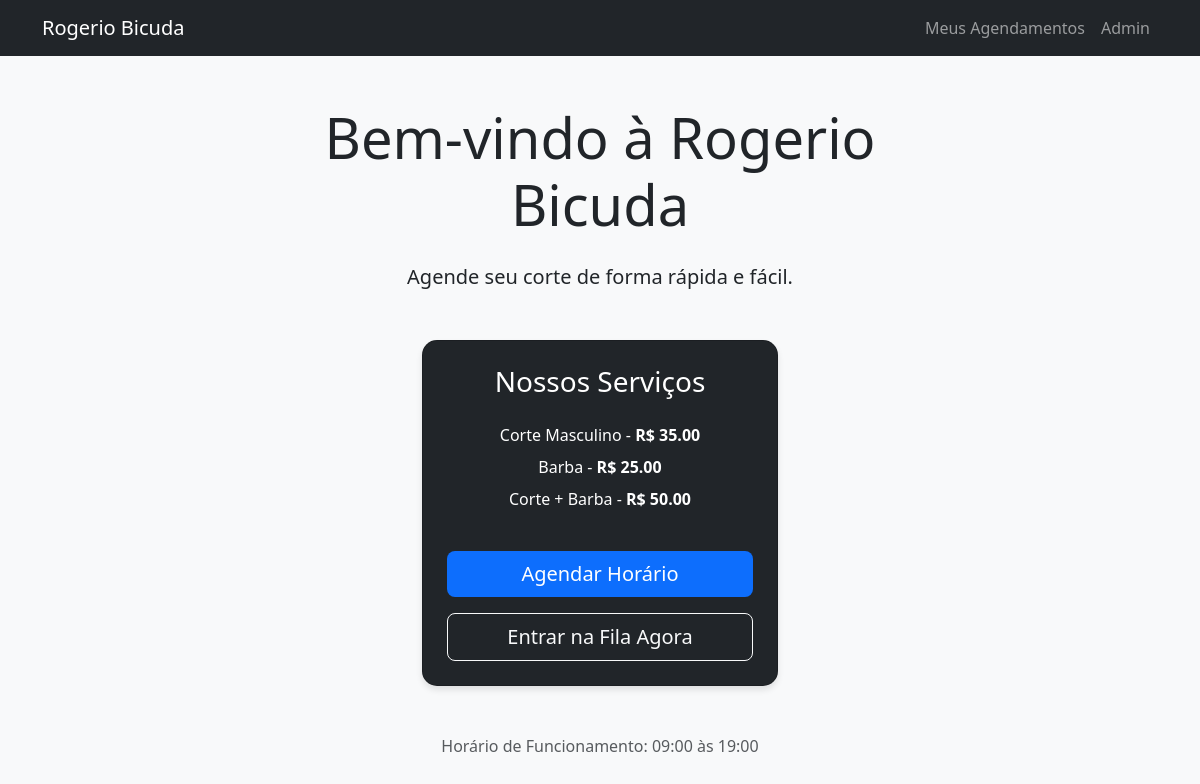
Page /barbearia-bicuda on the committed database.
### barbearia_system/app.py (models this page shows)
class Configuracao(db.Model):
    id = db.Column(db.Integer, primary_key=True)
    nome_barbearia = db.Column(db.String(100), default='Minha Barbearia')
    slug = db.Column(db.String(100), unique=True, nullable=False)
    horario_abertura = db.Column(db.String(5), default='09:00')
    horario_fechamento = db.Column(db.String(5), default='19:00')
    intervalo_minutos = db.Column(db.Integer, default=30)
    usuarios = db.relationship('Usuario', backref='barbearia', lazy=True, cascade="all, delete-orphan")
    clientes = db.relationship('Cliente', backref='barbearia', lazy=True, cascade="all, delete-orphan")
    servicos = db.relationship('Servico', backref='barbearia', lazy=True, cascade="all, delete-orphan")

class Servico(db.Model):
    id = db.Column(db.Integer, primary_key=True)
    nome = db.Column(db.String(100), nullable=False)
    preco = db.Column(db.Float, nullable=False)
    duracao = db.Column(db.Integer, default=30)
    barbearia_id = db.Column(db.Integer, db.ForeignKey('configuracao.id'), nullable=False)

### barbearia_system/app.py (the view)
@app.route('/<slug>')
def home_cliente(slug):
    config = Configuracao.query.filter_by(slug=slug).first_or_404()
    servicos = Servico.query.filter_by(barbearia_id=config.id).all()
    return render_template('cliente_home.html', servicos=servicos, config=config)

### barbearia_system/templates/cliente_home.html
{% extends 'base.html' %}
{% block content %}
<div class="row justify-content-center mt-5">
    <div class="col-md-8 text-center">
        <h1 class="display-4 mb-4">Bem-vindo à {{ config.nome_barbearia }}</h1>
        <p class="lead mb-5">Agende seu corte de forma rápida e fácil.</p>
        <div class="row mb-5">
            <div class="col-md-6 offset-md-3">
                <div class="card bg-dark text-white p-4">
                    <h3>Nossos Serviços</h3>
                    <ul class="list-unstyled mt-3">
                        {% for servico in servicos %}
                        <li class="mb-2">{{ servico.nome }} - <strong>R$ {{ "%.2f"|format(servico.preco) }}</strong></li>
                        {% endfor %}
                    </ul>
                    <a href="{{ url_for('agendar_cliente', slug=config.slug) }}" class="btn btn-primary btn-lg mt-3">Agendar Horário</a>
                    <a href="{{ url_for('entrar_fila', slug=config.slug) }}" class="btn btn-outline-light btn-lg mt-3">Entrar na Fila Agora</a>
                </div>
            </div>
        </div>
        <div class="text-muted">
            <p>Horário de Funcionamento: {{ config.horario_abertura }} às {{ config.horario_fechamento }}</p>
        </div>
    </div>
</div>
{% endblock %}

### barbearia_system/templates/base.html (shortened to what this page needs)
<!DOCTYPE html>
<html lang="pt-br">
<head>
    <link href="https://cdn.jsdelivr.net/npm/bootstrap@5.3.0/dist/css/bootstrap.min.css" rel="stylesheet">
</head>
<body>
    <nav class="navbar navbar-expand-lg navbar-dark mb-4">
        <div class="container">
            <a class="navbar-brand" href="{{ url_for('home_cliente', slug=config.slug) if config else url_for('index_root') }}">
                {{ config.nome_barbearia if config else 'BarberManager' }}
            </a>
            <div class="collapse navbar-collapse" id="navbarNav">
                <ul class="navbar-nav ms-auto">
                    {% if current_user.is_authenticated %}
                        {% if current_user.is_admin %}
                            {% if config %}
                            <li class="nav-item"><a class="nav-link" href="{{ url_for('index', slug=config.slug) }}">Início</a></li>
                            <li class="nav-item"><a class="nav-link" href="{{ url_for('listar_clientes', slug=config.slug) }}">Clientes</a></li>
                            <li class="nav-item"><a class="nav-link" href="{{ url_for('listar_agendamentos', slug=config.slug) }}">Agendamentos</a></li>
                            <li class="nav-item"><a class="nav-link" href="{{ url_for('fila_painel', slug=config.slug) }}">Fila Digital</a></li>
                            <li class="nav-item"><a class="nav-link" href="{{ url_for('configuracoes', slug=config.slug) }}">Configurações</a></li>
                            {% endif %}
                            <li class="nav-item"><a class="nav-link btn btn-outline-danger btn-sm ms-lg-2" href="{{ url_for('logout') }}">Sair</a></li>
                        {% else %}
                            <li class="nav-item"><a class="nav-link" href="{{ url_for('cliente_painel', slug=config.slug) }}">Meus Agendamentos</a></li>
                            <li class="nav-item"><a class="nav-link btn btn-outline-danger btn-sm ms-lg-2" href="{{ url_for('logout_cliente', slug=config.slug) }}">Sair</a></li>
                        {% endif %}
                    {% else %}
                        {% if config %}
                        <li class="nav-item"><a class="nav-link" href="{{ url_for('login_cliente', slug=config.slug) }}">Meus Agendamentos</a></li>
                        <li class="nav-item"><a class="nav-link" href="{{ url_for('login', slug=config.slug) }}">Admin</a></li>
                        {% endif %}
                    {% endif %}
                </ul>
            </div>
        </div>
    </nav>
    <div class="container">
        {% block content %}{% endblock %}
    </div>
</body>
</html>

### barbearia_system/templates/base.html (style rules this page uses)
body { background-color: #f8f9fa; }
.navbar { background-color: #212529; }
.card { border-radius: 15px; box-shadow: 0 4px 6px rgba(0,0,0,0.1); }
.btn-primary { background-color: #0d6efd; border: none; }

### rows in the picture
Configuracao: nome_barbearia "Rogerio Bicuda", horario_abertura "09:00", horario_fechamento "19:00"
Servico: nome "Corte Masculino", preco "35.00"
Servico: nome "Barba", preco "25.00"
Servico: nome "Corte + Barba", preco "50.00"
